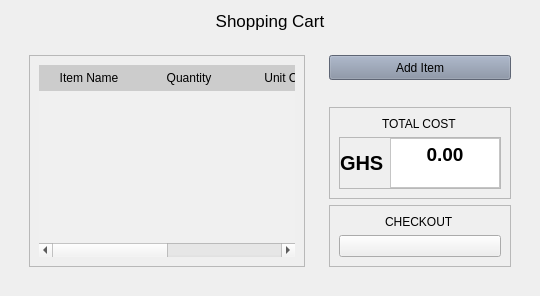
               <widget class="QWidget" name="cartPage">
                <layout class="QVBoxLayout" name="verticalLayout_20">
                 <item>
                  <widget class="QLabel" name="label_11">
                   <property name="font">
                    <font>
                     <pointsize>13</pointsize>
                    </font>
                   </property>
                   <property name="text">
                    <string>Shopping Cart</string>
                   </property>
                   <property name="alignment">
                    <set>Qt::AlignCenter</set>
                   </property>
                  </widget>
                 </item>
                 <item>
                  <widget class="QWidget" name="widget_3" native="true">
                   <layout class="QHBoxLayout" name="horizontalLayout_16">
                    <item>
                     <widget class="QWidget" name="widget" native="true">
                      <property name="sizePolicy">
                       <sizepolicy hsizetype="Expanding" vsizetype="Preferred">
                        <horstretch>0</horstretch>
                        <verstretch>0</verstretch>
                       </sizepolicy>
                      </property>
                      <layout class="QHBoxLayout" name="horizontalLayout_17">
                       <item>
                        <widget class="QFrame" name="tableFrame_2">
                         <property name="styleSheet">
                          <string notr="true">color: black;</string>
                         </property>
                         <property name="frameShape">
                          <enum>QFrame::StyledPanel</enum>
                         </property>
                         <property name="frameShadow">
                          <enum>QFrame::Raised</enum>
                         </property>
                         <layout class="QHBoxLayout" name="horizontalLayout_18">
                          <item>
                           <widget class="QTableWidget" name="itemTable_2">
                            <property name="styleSheet">
                             <string notr="true">
QTableWidget {
    background-color: #f0f0f0;
    border: none;
}

QTableWidget QHeaderView {
    background-color: #d3d3d3;
    border: none;
}

QTableWidget QHeaderView::section {
    background-color: #cccccc;
    color: #000000;
    border: none;
    padding: 4px;
}

QTableWidget QTableWidgetItem {
    background-color: #ffffff;
    color: #000000;
    border: none;
    padding: 4px;
}

QTableWidget QTableWidgetItem::selected {
    background-color: #a6c5ff;
    color: #000000;
};

QTableWidget QTableWidget::item {
    color: rgb(0, 0, 0);
}


</string>
                            </property>
                            <property name="editTriggers">
                             <set>QAbstractItemView::NoEditTriggers</set>
                            </property>
                            <column>
                             <property name="text">
                              <string>Item Name</string>
                             </property>
                            </column>
                            <column>
                             <property name="text">
                              <string>Quantity</string>
                             </property>
                            </column>
                            <column>
                             <property name="text">
                              <string>Unit Cost</string>
                             </property>
                            </column>
                            <column>
                             <property name="text">
                              <string>Cost</string>
                             </property>
                            </column>
                           </widget>
                          </item>
                         </layout>
                        </widget>
                       </item>
                      </layout>
                     </widget>
                    </item>
                    <item>
                     <widget class="QWidget" name="widget_2" native="true">
                      <property name="minimumSize">
                       <size>
                        <width>200</width>
                        <height>0</height>
                       </size>
                      </property>
                      <property name="maximumSize">
                       <size>
                        <width>100</width>
                        <height>16777215</height>
                       </size>
                      </property>
                      <property name="styleSheet">
                       <string notr="true">background-color:rgb(44, 49, 60);

QPushButton {
	border: 1px solid;
}</string>
                      </property>
                      <layout class="QVBoxLayout" name="verticalLayout_14">
                       <item>
                        <widget class="QPushButton" name="addItemBtn">
                         <property name="minimumSize">
                          <size>
                           <width>0</width>
                           <height>10</height>
                          </size>
                         </property>
                         <property name="maximumSize">
                          <size>
                           <width>16777215</width>
                           <height>25</height>
                          </size>
                         </property>
                         <property name="cursor">
                          <cursorShape>PointingHandCursor</cursorShape>
                         </property>
                         <property name="styleSheet">
                          <string notr="true">background-color: rgb(131, 142, 162);</string>
                         </property>
                         <property name="text">
                          <string>Add Item</string>
                         </property>
                         <property name="iconSize">
                          <size>
                           <width>16</width>
                           <height>30</height>
                          </size>
                         </property>
                         <property name="checkable">
                          <bool>false</bool>
                         </property>
                         <property name="autoDefault">
                          <bool>false</bool>
                         </property>
                         <property name="default">
                          <bool>false</bool>
                         </property>
                         <property name="flat">
                          <bool>false</bool>
                         </property>
                        </widget>
                       </item>
                       <item alignment="Qt::AlignBottom">
                        <widget class="QFrame" name="costFrame">
                         <property name="sizePolicy">
                          <sizepolicy hsizetype="Preferred" vsizetype="Fixed">
                           <horstretch>0</horstretch>
                           <verstretch>0</verstretch>
                          </sizepolicy>
                         </property>
                         <property name="frameShape">
                          <enum>QFrame::StyledPanel</enum>
                         </property>
                         <property name="frameShadow">
                          <enum>QFrame::Raised</enum>
                         </property>
                         <layout class="QVBoxLayout" name="verticalLayout_15">
                          <item alignment="Qt::AlignHCenter">
                           <widget class="QLabel" name="costLabel">
                            <property name="text">
                             <string>TOTAL COST</string>
                            </property>
                           </widget>
                          </item>
                          <item>
                           <widget class="QFrame" name="frame_11">
                            <property name="font">
                             <font>
                              <pointsize>15</pointsize>
                              <weight>75</weight>
                              <bold>true</bold>
                             </font>
                            </property>
                            <property name="frameShape">
                             <enum>QFrame::StyledPanel</enum>
                            </property>
                            <property name="frameShadow">
                             <enum>QFrame::Raised</enum>
                            </property>
                            <layout class="QHBoxLayout" name="horizontalLayout_19">
                             <property name="spacing">
                              <number>6</number>
                             </property>
                             <property name="leftMargin">
                              <number>0</number>
                             </property>
                             <property name="topMargin">
                              <number>0</number>
                             </property>
                             <property name="rightMargin">
                              <number>0</number>
                             </property>
                             <property name="bottomMargin">
                              <number>0</number>
                             </property>
                             <item>
                              <widget class="QLabel" name="label_15">
                               <property name="font">
                                <font>
                                 <pointsize>15</pointsize>
                                 <weight>75</weight>
                                 <bold>true</bold>
                                </font>
                               </property>
                               <property name="text">
                                <string>GHS</string>
                               </property>
                              </widget>
                             </item>
                             <item>
                              <widget class="QTextEdit" name="displayCost">
                               <property name="minimumSize">
                                <size>
                                 <width>0</width>
                                 <height>20</height>
                                </size>
                               </property>
                               <property name="maximumSize">
                                <size>
                                 <width>16777215</width>
                                 <height>50</height>
                                </size>
                               </property>
                               <property name="font">
                                <font>
                                 <pointsize>15</pointsize>
                                 <weight>75</weight>
                                 <bold>true</bold>
                                </font>
                               </property>
                               <property name="tabletTracking">
                                <bool>true</bool>
                               </property>
                               <property name="styleSheet">
                                <string notr="true">background-color: rgb(255, 255, 255);
color: rgb(0, 0, 0)</string>
                               </property>
                               <property name="readOnly">
                                <bool>true</bool>
                               </property>
                               <property name="html">
                                <string>&lt;!DOCTYPE HTML PUBLIC &quot;-//W3C//DTD HTML 4.0//EN&quot; &quot;http://www.w3.org/TR/REC-html40/strict.dtd&quot;&gt;
&lt;html&gt;&lt;head&gt;&lt;meta name=&quot;qrichtext&quot; content=&quot;1&quot; /&gt;&lt;style type=&quot;text/css&quot;&gt;
p, li { white-space: pre-wrap; }
&lt;/style&gt;&lt;/head&gt;&lt;body style=&quot; font-family:'MS Shell Dlg 2'; font-size:15pt; font-weight:600; font-style:normal;&quot;&gt;
&lt;p align=&quot;center&quot; style=&quot; margin-top:0px; margin-bottom:0px; margin-left:0px; margin-right:0px; -qt-block-indent:0; text-indent:0px;&quot;&gt;&lt;span style=&quot; font-size:14pt;&quot;&gt;0.00&lt;/span&gt;&lt;/p&gt;&lt;/body&gt;&lt;/html&gt;</string>
                               </property>
                              </widget>
                             </item>
                            </layout>
                           </widget>
                          </item>
                         </layout>
                        </widget>
                       </item>
                       <item>
                        <widget class="QFrame" name="frame_9">
                         <property name="sizePolicy">
                          <sizepolicy hsizetype="Preferred" vsizetype="Fixed">
                           <horstretch>0</horstretch>
                           <verstretch>0</verstretch>
                          </sizepolicy>
                         </property>
                         <property name="frameShape">
                          <enum>QFrame::StyledPanel</enum>
                         </property>
                         <property name="frameShadow">
                          <enum>QFrame::Raised</enum>
                         </property>
                         <layout class="QVBoxLayout" name="verticalLayout_19">
                          <item alignment="Qt::AlignHCenter|Qt::AlignBottom">
                           <widget class="QLabel" name="label_16">
                            <property name="text">
                             <string>CHECKOUT</string>
                            </property>
                           </widget>
                          </item>
                          <item>
                           <widget class="QPushButton" name="checkoutBtn">
                            <property name="minimumSize">
                             <size>
                              <width>0</width>
                              <height>20</height>
                             </size>
                            </property>
                            <property name="maximumSize">
                             <size>
                              <width>16777215</width>
                              <height>25</height>
                             </size>
                            </property>
                            <property name="text">
                             <string/>
                            </property>
                            <property name="icon">
                             <iconset resource="resources.qrc">
                              <normaloff>:/white /White Icons/credit-card.svg</normaloff>:/white /White Icons/credit-card.svg</iconset>
                            </property>
                           </widget>
                          </item>
                         </layout>
                        </widget>
                       </item>
                      </layout>
                     </widget>
                    </item>
                   </layout>
                  </widget>
                 </item>
                </layout>
               </widget>
